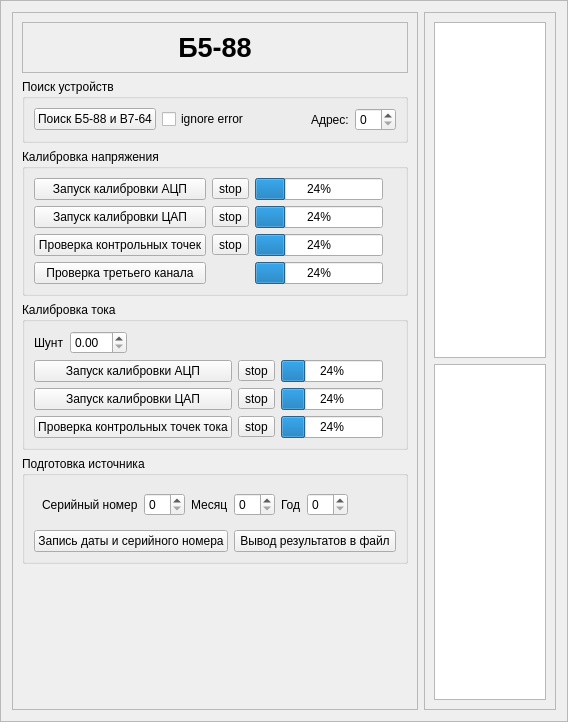
<?xml version="1.0" encoding="UTF-8"?>
<ui version="4.0">
 <class>B588</class>
 <widget class="QFrame" name="B588">
  <property name="geometry">
   <rect>
    <x>0</x>
    <y>0</y>
    <width>568</width>
    <height>722</height>
   </rect>
  </property>
  <property name="windowTitle">
   <string>Frame</string>
  </property>
  <property name="frameShape">
   <enum>QFrame::StyledPanel</enum>
  </property>
  <property name="frameShadow">
   <enum>QFrame::Raised</enum>
  </property>
  <layout class="QHBoxLayout" name="horizontalLayout_2">
   <item>
    <widget class="QFrame" name="frame_2">
     <property name="sizePolicy">
      <sizepolicy hsizetype="Fixed" vsizetype="Preferred">
       <horstretch>0</horstretch>
       <verstretch>0</verstretch>
      </sizepolicy>
     </property>
     <property name="frameShape">
      <enum>QFrame::StyledPanel</enum>
     </property>
     <property name="frameShadow">
      <enum>QFrame::Raised</enum>
     </property>
     <layout class="QVBoxLayout" name="verticalLayout_5">
      <item>
       <widget class="QFrame" name="frame">
        <property name="frameShape">
         <enum>QFrame::StyledPanel</enum>
        </property>
        <property name="frameShadow">
         <enum>QFrame::Raised</enum>
        </property>
        <layout class="QHBoxLayout" name="horizontalLayout_4">
         <item>
          <widget class="QLabel" name="label">
           <property name="font">
            <font>
             <family>Liberation Sans</family>
             <pointsize>20</pointsize>
             <weight>75</weight>
             <bold>true</bold>
            </font>
           </property>
           <property name="text">
            <string>Б5-88</string>
           </property>
           <property name="alignment">
            <set>Qt::AlignCenter</set>
           </property>
          </widget>
         </item>
        </layout>
       </widget>
      </item>
      <item>
       <widget class="QGroupBox" name="groupBox_4">
        <property name="title">
         <string>Поиск устройств</string>
        </property>
        <layout class="QHBoxLayout" name="horizontalLayout_3">
         <item>
          <widget class="QPushButton" name="btn_find_devices">
           <property name="text">
            <string>Поиск Б5-88 и В7-64</string>
           </property>
          </widget>
         </item>
         <item>
          <widget class="QCheckBox" name="cb_ignore_error">
           <property name="text">
            <string>ignore error</string>
           </property>
          </widget>
         </item>
         <item>
          <spacer name="horizontalSpacer_2">
           <property name="orientation">
            <enum>Qt::Horizontal</enum>
           </property>
           <property name="sizeHint" stdset="0">
            <size>
             <width>40</width>
             <height>20</height>
            </size>
           </property>
          </spacer>
         </item>
         <item>
          <widget class="QLabel" name="label_address">
           <property name="text">
            <string>Адрес:</string>
           </property>
          </widget>
         </item>
         <item>
          <widget class="QSpinBox" name="sb_address"/>
         </item>
        </layout>
       </widget>
      </item>
      <item>
       <widget class="QGroupBox" name="groupBox">
        <property name="title">
         <string>Калибровка напряжения</string>
        </property>
        <layout class="QVBoxLayout" name="verticalLayout_2">
         <item>
          <layout class="QGridLayout" name="gridLayout_2">
           <item row="2" column="3">
            <widget class="QLabel" name="label_check_U">
             <property name="pixmap">
              <pixmap resource="../../../../pictures/pictures.qrc">:/pictures/button_cancel.png</pixmap>
             </property>
            </widget>
           </item>
           <item row="3" column="2">
            <widget class="QProgressBar" name="pb_check_3_channel">
             <property name="sizePolicy">
              <sizepolicy hsizetype="Expanding" vsizetype="Minimum">
               <horstretch>0</horstretch>
               <verstretch>0</verstretch>
              </sizepolicy>
             </property>
             <property name="value">
              <number>24</number>
             </property>
            </widget>
           </item>
           <item row="3" column="3">
            <widget class="QLabel" name="label_check_3_channel">
             <property name="pixmap">
              <pixmap resource="../../../../pictures/pictures.qrc">:/pictures/button_cancel.png</pixmap>
             </property>
            </widget>
           </item>
           <item row="2" column="2">
            <widget class="QProgressBar" name="pb_check_U">
             <property name="sizePolicy">
              <sizepolicy hsizetype="Expanding" vsizetype="Minimum">
               <horstretch>0</horstretch>
               <verstretch>0</verstretch>
              </sizepolicy>
             </property>
             <property name="value">
              <number>24</number>
             </property>
            </widget>
           </item>
           <item row="0" column="1">
            <widget class="QToolButton" name="btn_stop_calibration_ADC_U">
             <property name="text">
              <string>stop</string>
             </property>
             <property name="icon">
              <iconset resource="../../../../pictures/pictures.qrc">
               <normaloff>:/pictures/process-stop.png</normaloff>:/pictures/process-stop.png</iconset>
             </property>
            </widget>
           </item>
           <item row="0" column="2">
            <widget class="QProgressBar" name="pb_calibration_ADC_U">
             <property name="sizePolicy">
              <sizepolicy hsizetype="Expanding" vsizetype="Minimum">
               <horstretch>0</horstretch>
               <verstretch>0</verstretch>
              </sizepolicy>
             </property>
             <property name="value">
              <number>24</number>
             </property>
            </widget>
           </item>
           <item row="3" column="0">
            <widget class="QPushButton" name="btn_check_3_channel">
             <property name="sizePolicy">
              <sizepolicy hsizetype="Minimum" vsizetype="Minimum">
               <horstretch>0</horstretch>
               <verstretch>0</verstretch>
              </sizepolicy>
             </property>
             <property name="text">
              <string>Проверка третьего канала</string>
             </property>
            </widget>
           </item>
           <item row="2" column="0">
            <widget class="QPushButton" name="btn_check_U">
             <property name="sizePolicy">
              <sizepolicy hsizetype="Minimum" vsizetype="Minimum">
               <horstretch>0</horstretch>
               <verstretch>0</verstretch>
              </sizepolicy>
             </property>
             <property name="text">
              <string>Проверка контрольных точек</string>
             </property>
            </widget>
           </item>
           <item row="2" column="1">
            <widget class="QToolButton" name="btn_stop_check_U">
             <property name="text">
              <string>stop</string>
             </property>
             <property name="icon">
              <iconset resource="../../../../pictures/pictures.qrc">
               <normaloff>:/pictures/process-stop.png</normaloff>:/pictures/process-stop.png</iconset>
             </property>
            </widget>
           </item>
           <item row="0" column="3">
            <widget class="QLabel" name="label_calibration_ADC_U">
             <property name="pixmap">
              <pixmap resource="../../../../pictures/pictures.qrc">:/pictures/button_cancel.png</pixmap>
             </property>
            </widget>
           </item>
           <item row="0" column="0">
            <widget class="QPushButton" name="btn_calibration_ADC_U">
             <property name="sizePolicy">
              <sizepolicy hsizetype="Minimum" vsizetype="Minimum">
               <horstretch>0</horstretch>
               <verstretch>0</verstretch>
              </sizepolicy>
             </property>
             <property name="text">
              <string>Запуск калибровки АЦП</string>
             </property>
            </widget>
           </item>
           <item row="1" column="0">
            <widget class="QPushButton" name="btn_calibration_DAC_U">
             <property name="sizePolicy">
              <sizepolicy hsizetype="Minimum" vsizetype="Minimum">
               <horstretch>0</horstretch>
               <verstretch>0</verstretch>
              </sizepolicy>
             </property>
             <property name="text">
              <string>Запуск калибровки ЦАП</string>
             </property>
            </widget>
           </item>
           <item row="1" column="1">
            <widget class="QToolButton" name="btn_stop_calibration_DAC_U">
             <property name="text">
              <string>stop</string>
             </property>
             <property name="icon">
              <iconset resource="../../../../pictures/pictures.qrc">
               <normaloff>:/pictures/process-stop.png</normaloff>:/pictures/process-stop.png</iconset>
             </property>
            </widget>
           </item>
           <item row="1" column="3">
            <widget class="QLabel" name="label_calibration_DAC_U">
             <property name="pixmap">
              <pixmap resource="../../../../pictures/pictures.qrc">:/pictures/button_cancel.png</pixmap>
             </property>
            </widget>
           </item>
           <item row="1" column="2">
            <widget class="QProgressBar" name="pb_calibration_DAC_U">
             <property name="sizePolicy">
              <sizepolicy hsizetype="Expanding" vsizetype="Minimum">
               <horstretch>0</horstretch>
               <verstretch>0</verstretch>
              </sizepolicy>
             </property>
             <property name="value">
              <number>24</number>
             </property>
            </widget>
           </item>
          </layout>
         </item>
        </layout>
       </widget>
      </item>
      <item>
       <widget class="QGroupBox" name="groupBox_2">
        <property name="title">
         <string>Калибровка тока</string>
        </property>
        <layout class="QVBoxLayout" name="verticalLayout_3">
         <item>
          <layout class="QGridLayout" name="gridLayout">
           <item row="5" column="1">
            <layout class="QHBoxLayout" name="horizontalLayout">
             <item>
              <widget class="QLabel" name="label_shunt">
               <property name="text">
                <string>Шунт</string>
               </property>
              </widget>
             </item>
             <item>
              <widget class="QDoubleSpinBox" name="sb_shunt"/>
             </item>
             <item>
              <spacer name="horizontalSpacer">
               <property name="orientation">
                <enum>Qt::Horizontal</enum>
               </property>
               <property name="sizeHint" stdset="0">
                <size>
                 <width>40</width>
                 <height>20</height>
                </size>
               </property>
              </spacer>
             </item>
            </layout>
           </item>
           <item row="9" column="2">
            <widget class="QToolButton" name="btn_stop_check_I">
             <property name="text">
              <string>stop</string>
             </property>
             <property name="icon">
              <iconset resource="../../../../pictures/pictures.qrc">
               <normaloff>:/pictures/process-stop.png</normaloff>:/pictures/process-stop.png</iconset>
             </property>
            </widget>
           </item>
           <item row="9" column="3">
            <widget class="QProgressBar" name="pb_check_I">
             <property name="sizePolicy">
              <sizepolicy hsizetype="Expanding" vsizetype="Minimum">
               <horstretch>0</horstretch>
               <verstretch>0</verstretch>
              </sizepolicy>
             </property>
             <property name="value">
              <number>24</number>
             </property>
            </widget>
           </item>
           <item row="6" column="1">
            <widget class="QPushButton" name="btn_calibration_ADC_I">
             <property name="sizePolicy">
              <sizepolicy hsizetype="Minimum" vsizetype="Minimum">
               <horstretch>0</horstretch>
               <verstretch>0</verstretch>
              </sizepolicy>
             </property>
             <property name="text">
              <string>Запуск калибровки АЦП</string>
             </property>
            </widget>
           </item>
           <item row="6" column="4">
            <widget class="QLabel" name="label_calibration_ADC_I">
             <property name="pixmap">
              <pixmap resource="../../../../pictures/pictures.qrc">:/pictures/button_cancel.png</pixmap>
             </property>
            </widget>
           </item>
           <item row="6" column="3">
            <widget class="QProgressBar" name="pb_calibration_ADC_I">
             <property name="sizePolicy">
              <sizepolicy hsizetype="Expanding" vsizetype="Minimum">
               <horstretch>0</horstretch>
               <verstretch>0</verstretch>
              </sizepolicy>
             </property>
             <property name="value">
              <number>24</number>
             </property>
            </widget>
           </item>
           <item row="9" column="4">
            <widget class="QLabel" name="label_check_I">
             <property name="pixmap">
              <pixmap resource="../../../../pictures/pictures.qrc">:/pictures/button_cancel.png</pixmap>
             </property>
            </widget>
           </item>
           <item row="6" column="2">
            <widget class="QToolButton" name="btn_stop_calibration_ADC_I">
             <property name="text">
              <string>stop</string>
             </property>
             <property name="icon">
              <iconset resource="../../../../pictures/pictures.qrc">
               <normaloff>:/pictures/process-stop.png</normaloff>:/pictures/process-stop.png</iconset>
             </property>
            </widget>
           </item>
           <item row="9" column="1">
            <widget class="QPushButton" name="btn_check_I">
             <property name="sizePolicy">
              <sizepolicy hsizetype="Minimum" vsizetype="Minimum">
               <horstretch>0</horstretch>
               <verstretch>0</verstretch>
              </sizepolicy>
             </property>
             <property name="text">
              <string>Проверка контрольных точек тока</string>
             </property>
            </widget>
           </item>
           <item row="7" column="1">
            <widget class="QPushButton" name="btn_calibration_DAC_I">
             <property name="sizePolicy">
              <sizepolicy hsizetype="Minimum" vsizetype="Minimum">
               <horstretch>0</horstretch>
               <verstretch>0</verstretch>
              </sizepolicy>
             </property>
             <property name="text">
              <string>Запуск калибровки ЦАП</string>
             </property>
            </widget>
           </item>
           <item row="7" column="2">
            <widget class="QToolButton" name="btn_stop_calibration_DAC_I">
             <property name="text">
              <string>stop</string>
             </property>
             <property name="icon">
              <iconset resource="../../../../pictures/pictures.qrc">
               <normaloff>:/pictures/process-stop.png</normaloff>:/pictures/process-stop.png</iconset>
             </property>
            </widget>
           </item>
           <item row="7" column="4">
            <widget class="QLabel" name="label_calibration_DAC_I">
             <property name="pixmap">
              <pixmap resource="../../../../pictures/pictures.qrc">:/pictures/button_cancel.png</pixmap>
             </property>
            </widget>
           </item>
           <item row="7" column="3">
            <widget class="QProgressBar" name="pb_calibration_DAC_I">
             <property name="sizePolicy">
              <sizepolicy hsizetype="Expanding" vsizetype="Minimum">
               <horstretch>0</horstretch>
               <verstretch>0</verstretch>
              </sizepolicy>
             </property>
             <property name="value">
              <number>24</number>
             </property>
            </widget>
           </item>
          </layout>
         </item>
        </layout>
       </widget>
      </item>
      <item>
       <widget class="QGroupBox" name="groupBox_3">
        <property name="title">
         <string>Подготовка источника</string>
        </property>
        <layout class="QVBoxLayout" name="verticalLayout_4">
         <item>
          <layout class="QHBoxLayout" name="horizontalLayout_5">
           <property name="leftMargin">
            <number>8</number>
           </property>
           <property name="topMargin">
            <number>8</number>
           </property>
           <property name="rightMargin">
            <number>8</number>
           </property>
           <property name="bottomMargin">
            <number>8</number>
           </property>
           <item>
            <widget class="QLabel" name="label_2">
             <property name="text">
              <string>Серийный номер</string>
             </property>
            </widget>
           </item>
           <item>
            <widget class="QSpinBox" name="sb_serno"/>
           </item>
           <item>
            <widget class="QLabel" name="label_3">
             <property name="text">
              <string>Месяц</string>
             </property>
            </widget>
           </item>
           <item>
            <widget class="QSpinBox" name="sb_month"/>
           </item>
           <item>
            <widget class="QLabel" name="label_4">
             <property name="text">
              <string>Год</string>
             </property>
            </widget>
           </item>
           <item>
            <widget class="QSpinBox" name="sb_year"/>
           </item>
           <item>
            <spacer name="horizontalSpacer_3">
             <property name="orientation">
              <enum>Qt::Horizontal</enum>
             </property>
             <property name="sizeHint" stdset="0">
              <size>
               <width>40</width>
               <height>20</height>
              </size>
             </property>
            </spacer>
           </item>
          </layout>
         </item>
         <item>
          <layout class="QHBoxLayout" name="horizontalLayout_6">
           <item>
            <widget class="QPushButton" name="btn_save_data">
             <property name="text">
              <string>Запись даты и серийного номера</string>
             </property>
            </widget>
           </item>
           <item>
            <widget class="QPushButton" name="btn_report">
             <property name="text">
              <string>Вывод результатов в файл</string>
             </property>
            </widget>
           </item>
          </layout>
         </item>
        </layout>
       </widget>
      </item>
      <item>
       <spacer name="verticalSpacer_2">
        <property name="orientation">
         <enum>Qt::Vertical</enum>
        </property>
        <property name="sizeHint" stdset="0">
         <size>
          <width>20</width>
          <height>40</height>
         </size>
        </property>
       </spacer>
      </item>
     </layout>
    </widget>
   </item>
   <item>
    <widget class="QFrame" name="frame_3">
     <property name="frameShape">
      <enum>QFrame::StyledPanel</enum>
     </property>
     <property name="frameShadow">
      <enum>QFrame::Raised</enum>
     </property>
     <layout class="QVBoxLayout" name="verticalLayout">
      <item>
       <widget class="QTableView" name="table_U"/>
      </item>
      <item>
       <widget class="QTableView" name="table_I"/>
      </item>
     </layout>
    </widget>
   </item>
   <item>
    <layout class="QVBoxLayout" name="property_layout"/>
   </item>
  </layout>
 </widget>
 <resources>
  <include location="../../../../pictures/pictures.qrc"/>
 </resources>
 <connections/>
</ui>
